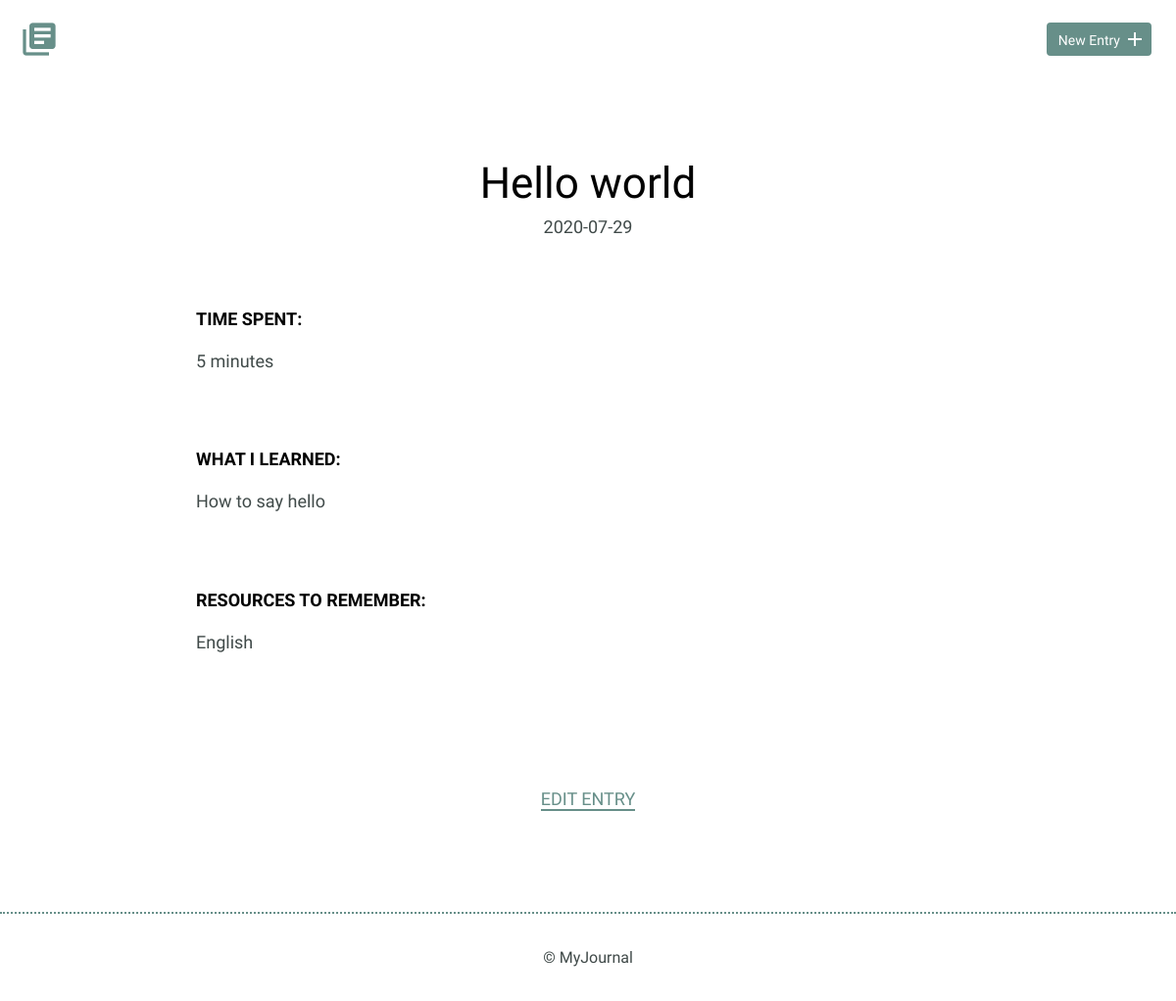
The app's page /detail.php?id=4 with its own data.
### tables this page shows
CREATE TABLE "entries" (
	`id`	INTEGER,
	`title`	TEXT,
	`date`	TEXT,
	`time_spent`	INTEGER,
	`learned`	BLOB,
	`resources`	BLOB,
	PRIMARY KEY(`id`)
);

### inc/functions.php (called while the page is built, shortened)
<?php
function get_journal_entry($entry_id) {
include('dbconnect.php');
$sql = 'SELECT * FROM entries WHERE id = ?';
try {
  $results = $db->prepare($sql);
  $results->bindValue(1,$entry_id,PDO::PARAM_INT);
  $results->execute();
  return $results->fetch(PDO::FETCH_ASSOC);
} catch (Exception $e) {
  echo $e->getMessage();
  return false;
}
}
?>

### detail.php (the view, shortened to what this page needs)
<?php
include('inc/functions.php');
if(isset($_GET['id'])) {
    $entry_id = filter_input(INPUT_GET, 'id',FILTER_SANITIZE_NUMBER_INT);
    $journal_entry = get_journal_entry($entry_id);
}
?>
<!DOCTYPE html>
<html>
    <head>
        <link rel="stylesheet" href="css/normalize.css">
        <link rel="stylesheet" href="css/site.css">
    </head>
    <body>
        <header>
            <div class="container">
                <div class="site-header">
                    <a class="logo" href="index.php"><i class="material-icons">library_books</i></a>
                    <a class="button icon-right" href="new.php"><span>New Entry</span> <i class="material-icons">add</i></a>
                </div>
            </div>
        </header>
        <section>
            <div class="container">
                <div class="entry-list single">
                    <article>
                          <?php
                          echo "<h1>" . $journal_entry['title'] . "</h1>";
                          echo "<time>" . $journal_entry['date'] . "</time>";
                        ?>
                        <div class="entry">
                            <h3>Time Spent: </h3>
                        <p>
                         <?php
                          echo $journal_entry['time_spent'];
                         ?>
                        </p>
                        </div>
                        <div class="entry">
                            <h3>What I Learned:</h3>
                            <p>
                                <?php
                                echo $journal_entry['learned'];
                                ?>
                            </p>
                        </div>
                        <div class="entry">
                            <h3>Resources to Remember:</h3>
                            <p>
                            <?php
                                echo $journal_entry['resources'];
                                ?>
                            </p>
                        </div>
                    </article>
                </div>
            </div>
            <div class="edit">
            <p>
            <?php
            echo "<a href='edit.php?id=" .$entry_id. "'>Edit Entry</a></li>";
            ?>
            </p>
            </div>
        </section>
        <footer>
            <div>
                &copy; MyJournal
            </div>
        </footer>
    </body>
</html>

### css/site.css (style rules this page uses)
body { font-size: 16px; color: #404a49; font-family: 'Cousine', serif; font-weight: 400; }
.container { margin: 0 auto; padding: 0 25px; }
header .site-header { margin: 0 auto; height: 95px; }
header .logo i { color: #678f89; margin: 20px 0 0 -5px; float: left; font-size: 40px; }
header .button { float: right; margin: 33px 0 0 0; }
footer { text-align: center; padding: 35px 0; border-top: 2px dotted #678f89; }
.button { padding: 8px 10px 6px 10px; background: #678f89; border: 2px solid #678f89; border-radius: 4px; text-decoration: none; color: #FFF; position: relative; text-align: center; font-size: 14px; }
.button.icon-right { padding-right: 30px; top: -10px; }
.button.icon-right i { position: absolute; top: 3px; right: 3px; }
h1, h2, h3 { margin: 0; font-weight: 400; line-height: 1em; color: #000; }
h1 { font-size: 44px; margin-bottom: 12px; }
h3 { font-size: 18px; font-family: 'Work Sans', serif; font-weight: 600; text-transform: uppercase; }
p { line-height: 1.8em; font-size: 18px; }
p a { border-bottom: 2px solid #678f89; padding: 0; color: #678f89; text-decoration: none; }
.entry-list, .edit-entry, .new-entry { max-width: 800px; margin: 0 auto; padding: 70px 0 150px 0; }
.entry-list article { margin-bottom: 70px; text-align: center; }
.entry-list article:last-child { margin-bottom: 0; }
.entry-list.single { padding-bottom: 70px; }
.entry-list.single time { font-size: 18px; }
.entry { max-width: 800px; margin: 75px auto 0 auto; text-align: left; }
.entry p { margin-bottom: 40px; }
.edit { padding-bottom: 80px; text-align: center; margin: 0 auto; }
.edit a { font-weight: 400; text-transform: uppercase; font-size: 18px; }

### records on screen
entries: title "Hello world", date "2020-07-29", time_spent "5 minutes", learned "How to say hello", resources "English"
